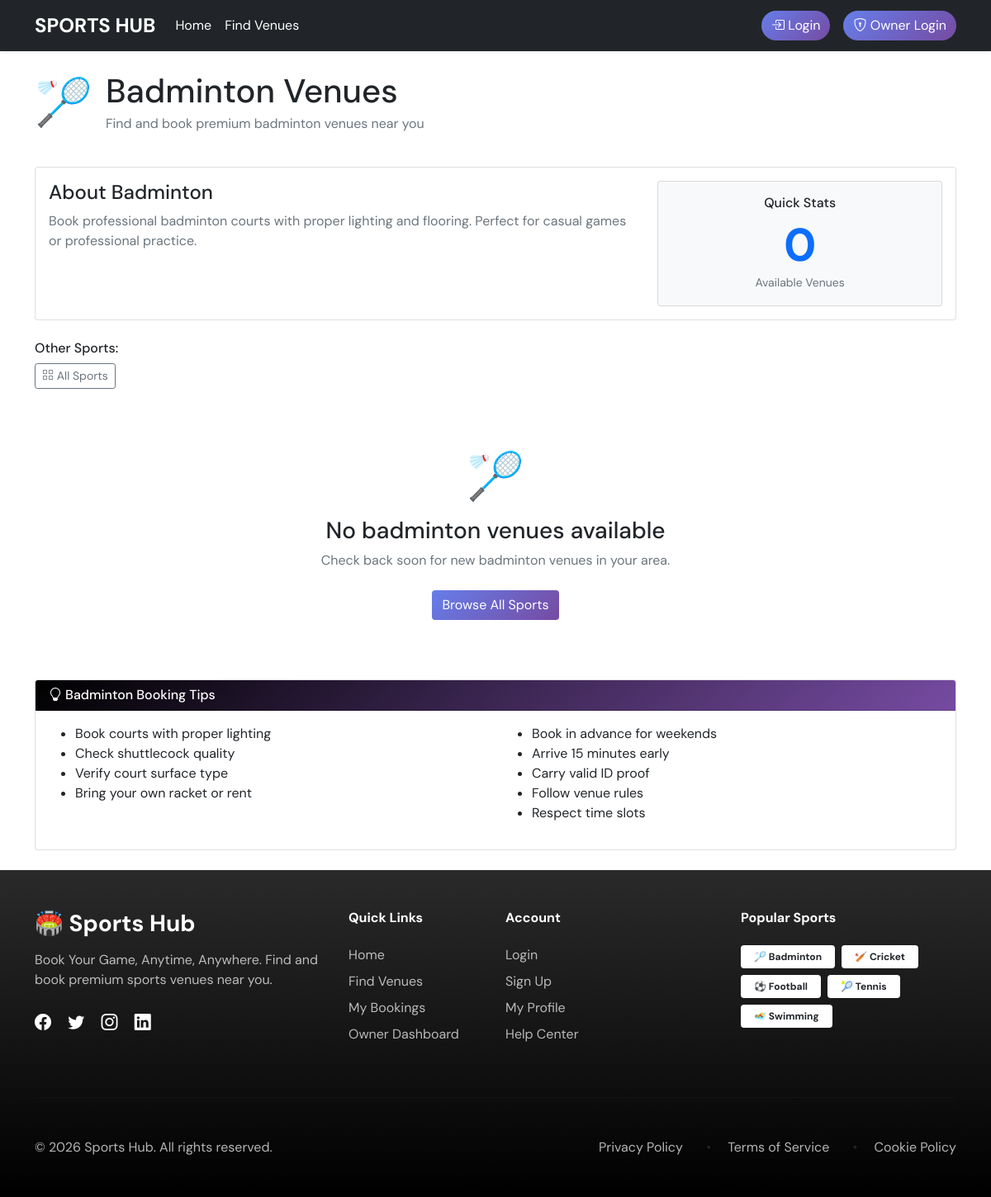
/sport/badminton/, run on an earlier commit of the app's database.
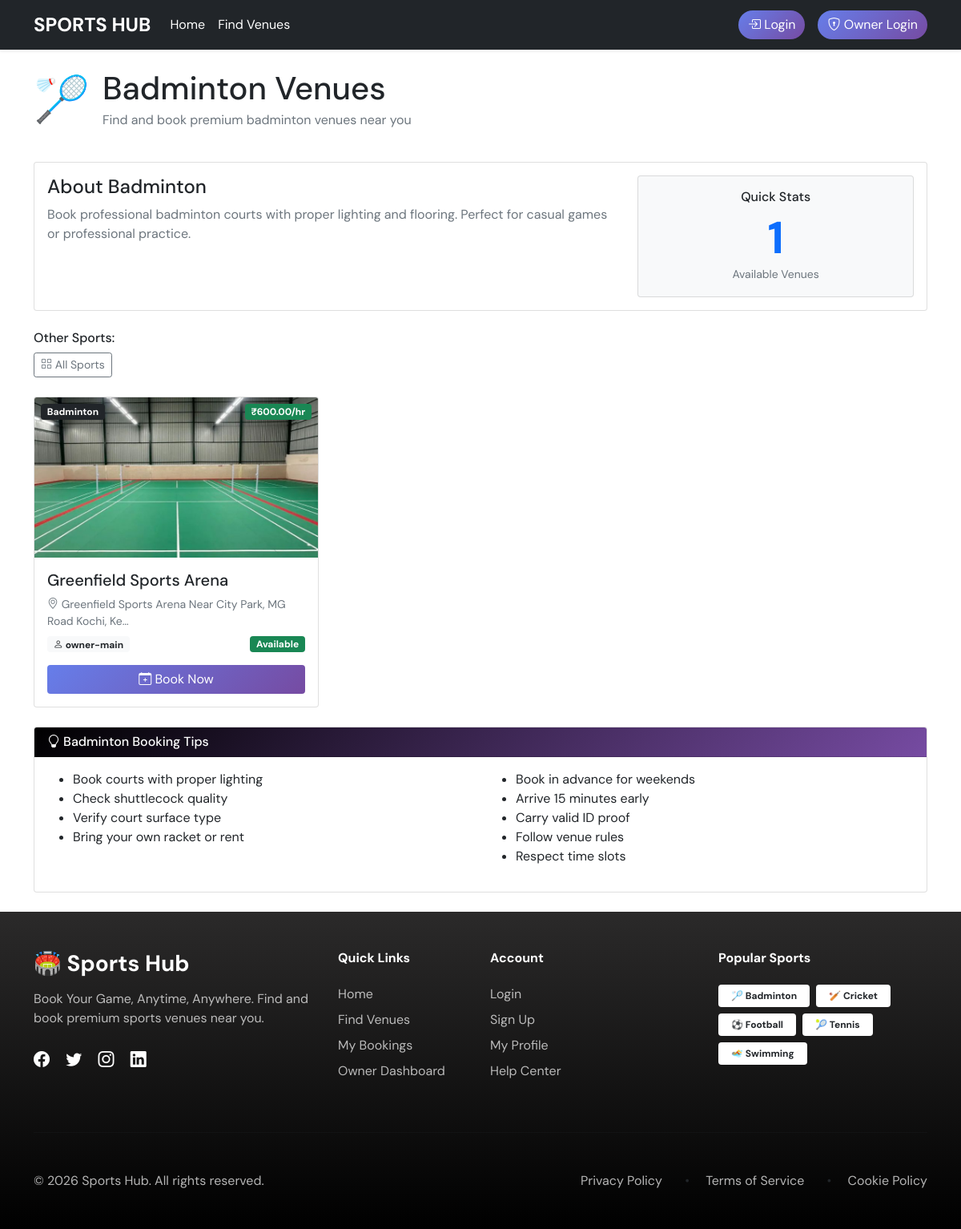
And on a later commit of the database.
### venues/models.py (models this page shows, shortened)
class Sport(models.Model):
    SPORT_CHOICES = (
        ('badminton', 'Badminton'),
        ('cricket', 'Cricket'),
        ('football', 'Football'),
        ('tennis', 'Tennis'),
        ('swimming', 'Swimming'),
        ('boxing', 'Boxing'),
    )
    name = models.CharField(max_length=20, choices=SPORT_CHOICES, unique=True)
    description = models.TextField(blank=True)
    image = models.ImageField(max_length=50, blank=True)

class Venue(models.Model):
    name = models.CharField(max_length=200)
    sport = models.ForeignKey(Sport, on_delete=models.CASCADE)
    owner = models.ForeignKey(User, on_delete=models.CASCADE, limit_choices_to={'user_type': 'owner'})
    image = models.ImageField(upload_to=venue_image_path)
    address = models.TextField()
    location = models.CharField(max_length=200)  # Could be Google Maps link or coordinates
    price_per_hour = models.DecimalField(max_digits=10, decimal_places=2)
    is_active = models.BooleanField(default=True)
    created_at = models.DateTimeField(auto_now_add=True)
    updated_at = models.DateTimeField(auto_now=True)
    @property
    def image_url(self):
        if self.image and hasattr(self.image, 'url'):
            return self.image.url
        return '/static/images/default-venue.jpg'

### accounts/models.py (models this page shows, shortened)
class User(AbstractUser):
    USER_TYPE_CHOICES = (
        ('admin', 'Admin'),
        ('owner', 'Owner'),
        ('user', 'User'),
    )
    user_type = models.CharField(max_length=10, choices=USER_TYPE_CHOICES, default='user')
    phone_number = models.CharField(max_length=15, blank=True, null=True)
    address = models.TextField(blank=True, null=True)
    created_at = models.DateTimeField(auto_now_add=True)
    updated_at = models.DateTimeField(auto_now=True)

### venues/views.py (the view)
# urls.py: path('sport/<str:sport_name>/', views.sport_venues, name='sport_venues'),
def sport_venues(request, sport_name):
    sport = get_object_or_404(Sport, name=sport_name)
    venues = Venue.objects.filter(sport=sport, is_active=True)
    context = {
        'sport': sport,
        'venues': venues,
    }
    return render(request, 'venues/sport_venues.html', context)

### templates/venues/sport_venues.html (shortened to what the changed rows need)
{% extends 'base.html' %}
{% block content %}
<div class="row mb-4">
    <div class="col-md-12">
        <div class="d-flex align-items-center mb-3">
            <div>
                <h1 class="mb-1">{{ sport.get_name_display }} Venues</h1>
                <p class="text-muted mb-0">Find and book premium {{ sport.get_name_display|lower }} venues near you</p>
            </div>
        </div>
    </div>
</div>
<div class="card mb-4">
    <div class="card-body">
        <div class="row">
            <div class="col-md-8">
                <h4>About {{ sport.get_name_display }}</h4>
                <p class="text-muted">
                    {% if sport.name == 'badminton' %}
                    Book professional badminton courts with proper lighting and flooring. Perfect for casual games or
                    professional practice.
                    {% elif sport.name == 'cricket' %}
                    Find cricket nets and grounds for practice sessions and matches. Various pitch types available.
                    {% elif sport.name == 'football' %}
                    Book football turfs and grounds for 5-a-side or 11-a-side matches. Professional quality fields.
                    {% elif sport.name == 'tennis' %}
                    Tennis courts with different surfaces available. Book for singles or doubles matches.
                    {% elif sport.name == 'swimming' %}
                    Olympic-size and recreational swimming pools. Perfect for fitness training or leisurely swims.
                    {% endif %}
                </p>
            </div>
            <div class="col-md-4">
                <div class="card bg-light">
                    <div class="card-body text-center">
                        <h6>Quick Stats</h6>
                        <div class="display-4 fw-bold text-primary">{{ venues.count }}</div>
                        <small class="text-muted">Available Venues</small>
                    </div>
                </div>
            </div>
        </div>
    </div>
</div>
{% if venues %}
<div class="row g-4">
    {% for venue in venues %}
    <div class="col-md-4">
        <div class="card h-100">
            <div class="position-relative">
                <img src="{{ venue.image_url }}" class="card-img-top" alt="{{ venue.name }}"
                    style="height: 200px; object-fit: cover;">
                <span class="position-absolute top-0 start-0 m-2 badge bg-dark">
                    {{ venue.sport.get_name_display }}
                </span>
                <span class="position-absolute top-0 end-0 m-2 badge bg-success">
                    ₹{{ venue.price_per_hour }}/hr
                </span>
            </div>
            <div class="card-body d-flex flex-column">
                <h5 class="card-title">{{ venue.name }}</h5>
                <p class="card-text text-muted small mb-2">
                    <i class="bi bi-geo-alt"></i> {{ venue.address|truncatechars:60 }}
                </p>
                <div class="mt-auto">
                    <div class="d-flex justify-content-between align-items-center mb-3">
                        <span class="badge bg-light text-dark">
                            <i class="bi bi-person"></i> {{ venue.owner.username }}
                        </span>
                        {% if venue.is_active %}
                        <span class="badge bg-success">Available</span>
                        {% else %}
                        <span class="badge bg-danger">Closed</span>
                        {% endif %}
                    </div>
                    <a href="{% url 'venue_detail' venue.id %}" class="btn btn-primary w-100">
                        <i class="bi bi-calendar-plus"></i> Book Now
                    </a>
                </div>
            </div>
        </div>
    </div>
    {% endfor %}
</div>
{% else %}
<div class="text-center py-5">
    <div class="display-4 mb-3">
        {% if sport.name == 'badminton' %}🏸
        {% elif sport.name == 'cricket' %}🏏
        {% elif sport.name == 'football' %}⚽
        {% elif sport.name == 'tennis' %}🎾
        {% elif sport.name == 'swimming' %}🏊{% endif %}
    </div>
    <h3>No {{ sport.get_name_display|lower }} venues available</h3>
    <p class="text-muted mb-4">Check back soon for new {{ sport.get_name_display|lower }} venues in your area.</p>
    <a href="{% url 'venue_list' %}" class="btn btn-primary">Browse All Sports</a>
</div>
{% endif %}
<div class="card mt-4">
    <div class="card-header bg-info text-white">
        <h6 class="mb-0">
            <i class="bi bi-lightbulb"></i>
            {{ sport.get_name_display }} Booking Tips
        </h6>
    </div>
</div>
{% endblock %}

What changed in the data, as far as the page shows it:
shown differently, row unchanged: Sport "Badminton": name "badminton" → (not shown)
added Venue: image_url (picture), sport.name "Badminton", price_per_hour "600.00", name "Greenfield Sports Arena", address "Greenfield Sports Arena Near City Park, MG Road Kochi, Ke…", owner.username "owner-main", is_active "Available"
Also different on the page:
{{ venues.count }}: "0" → "1"
text no longer shown: "🏸 No venues available Check back soon for new venues in your area. Browse All Sports"
